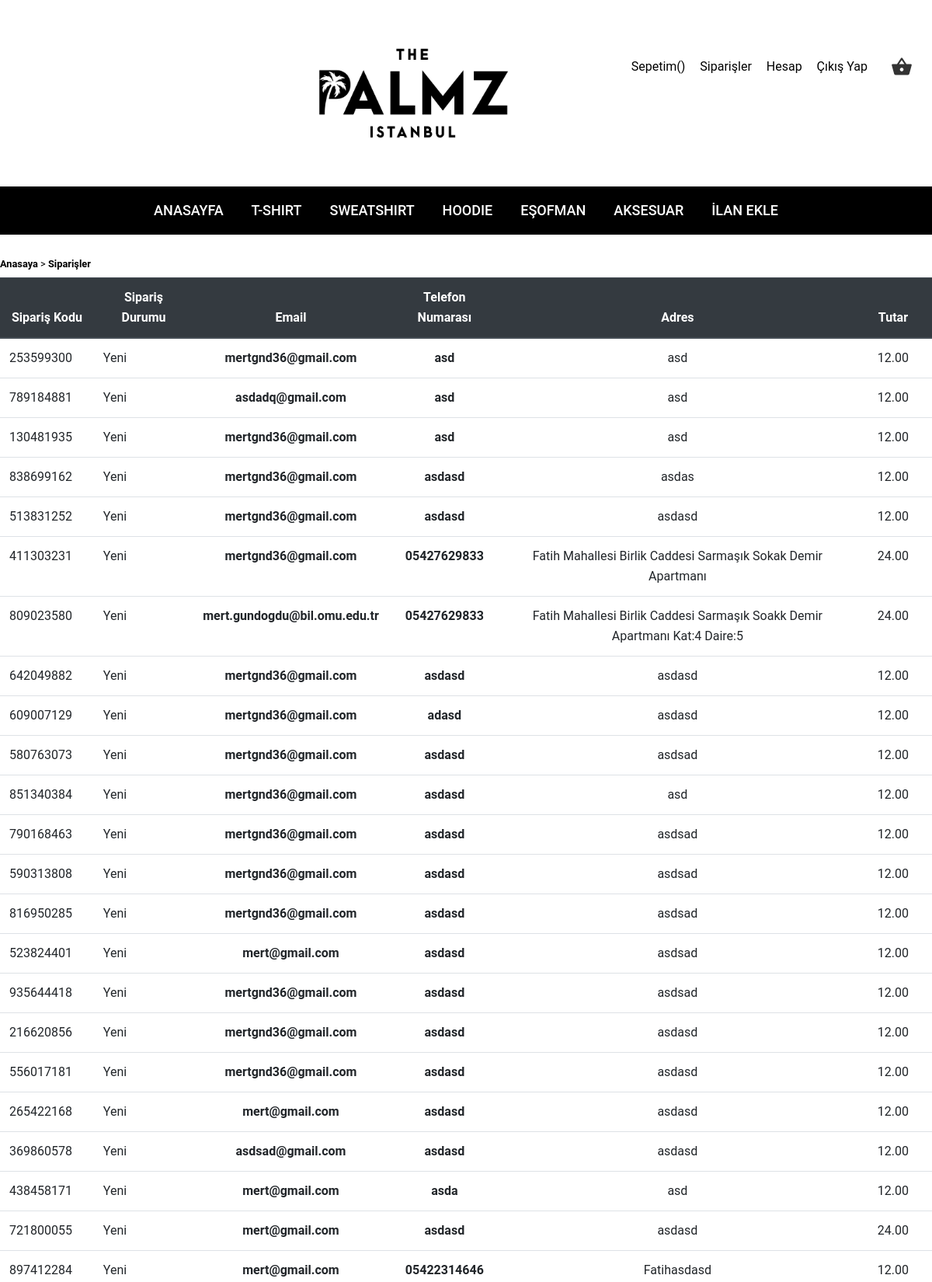
Page /order/siparis_kaydet/ (signed in, upper part) on the committed database.
### order/models.py (models this page shows, shortened)
class Order(models.Model):
	STATUS = (
		('Yeni' , 'Yeni'),
		('Kabul Edildi', 'Kabul Edildi'),
		('Hazırlanıyor', 'Hazırlanıyor'),
		('Sipariş Kargoya Verildi', 'Sipariş Kargoya Verildi'),
		('Sipariş Tamamlandı', 'Sipariş Tamamlandı'),
		('İptal Edildi', 'İptal Edildi'),
	)
	user = models.ForeignKey(User, on_delete=models.SET_NULL, null=True)
	code = models.CharField(max_length=9, editable=False, verbose_name='Sipariş Kodu')
	email = models.EmailField(null=False, blank=False, verbose_name='Email')
	first_name = models.CharField(max_length=15, verbose_name='Ad', null=True, blank=False)
	last_name = models.CharField(max_length=20,verbose_name='Soyad', null=True, blank=False)
	phone = models.CharField(blank=False , max_length=11, verbose_name='Telefon Numarası')
	address = models.CharField(blank=False, max_length=150, verbose_name='Adres')
	city = models.CharField(blank=False, max_length=28, verbose_name='Şehir')
	total = models.DecimalField(max_digits=12, decimal_places=2, verbose_name='Toplam Tutar')
	status = models.CharField(max_length=12,choices=STATUS,default='Yeni', verbose_name='Sipariş Durumu')
	sozlesme = models.BooleanField("Mesafeli Satış Sözleşmesi & Şartlar Ve Koşulları Okudum ve Onaylıyorum",default=True)
	ip = models.CharField(blank=True, max_length=28)
	adminnote = models.CharField(blank=True,max_length=100, verbose_name='Yönetici Notu')
	create_at = models.DateTimeField(auto_now_add=True)
	update_at = models.DateTimeField(auto_now=True)
	odeme = models.BooleanField(default=0)

### order/views.py (the view)
# urls.py: path('siparis_kaydet/', views.order_list, name='siparis_kaydet'),
@login_required
def order_list(request):
    current_user = request.user
    schopcart = ShopCart.objects.filter(user__id=current_user.id).order_by('-id')
    total = 0
    for rs in schopcart:
        total += rs.item.fiyat * rs.quantity
    order_list = Order.objects.all().order_by('-id')
    context={
        'order_list' : order_list,
        'schopcart' : schopcart,
        'total' : total
    }
    return render(request, 'order/all_orders.html',context)

### order/models.py (called while the page is built)
	@property
	def amount(self):
		return (self.quantity * self.item.fiyat)

	@property
	def fiyat(self):
		return (self.item.fiyat)

### tshirt/models.py (called while the page is built)
	def __str__(self):
		return self.title

### templates/order/all_orders.html (shortened to what this page needs)
{% extends 'base.html' %}
{% load static %}
{% load crispy_forms_tags %}
{% block body %}
<div class="section">
		<div class="row">
			<div class="col-12 col-md-12">
				<div class="order-summery clearfix">
                    <div class="director mt-4">
                    <small><a style="text-decoration: none; color:#000; font-weight: bold;" href="{% url 'home' %}">Anasaya</a> > <a style="font-weight:bold; text-decoration: none; color:#000;" href=""> Siparişler</a></small>
                    </div>
					<table class="shopping-cart-table table table-hover col-12 mt-1">
						<thead class="thead-dark">
							<tr>
								<a href="/order/detail/{{ order.id }}"><th class="text-center">Sipariş Kodu</th></a>
								<th class="text-center"> Sipariş Durumu </th>
								<th class="text-center"> Email  </th>
								<th class="text-center"> Telefon Numarası </th>
								<th class="text-center"> Adres </th>
								<th class="text-center"> Tutar </th>
							</tr>
						</thead>
						<tbody>
							{% if order_list.exists %}
							{% for item in order_list %}
								<tr>
									<td class="details">
										{{item.code}}
									</td>
									<td class="thumb">{{ item.status }}</td>
									<td class="qty text-center"><strong>{{item.email}}</strong></td>
									<td class="total text-center"><strong>{{item.phone}}</strong></td>
									<td class="text-center">{{item.address}}</td>
									<td class="text-center">{{item.total}}</td>
								</tr>
							{% endfor %}
                            {% endif %}
						</tbody>
					</table>
                    </div>
				</div>
			</div>
	    </div>
{% endblock %}

### templates/header.html (shortened to what this page needs)
{% load static %}
<header id="home" style="font: {% static 'ArcaMajora3-Bold 700.otf' %}" class="page-header text-center" data-type="anchor">
    <div class="rd-navbar-wrap">
        <nav data-layout="rd-navbar-fixed" data-sm-layout="rd-navbar-static" data-md-device-layout="rd-navbar-fixed" data-lg-layout="rd-navbar-static" data-lg-device-layout="rd-navbar-static" data-sm-stick-up-offset="50px" data-lg-stick-up-offset="150px" class="rd-navbar">
            <div class="rd-navbar-inner">
                <div class="rd-navbar-panel">
                    <div class="rd-navbar-cart-wrap">
                        <div class="rd-navbar-cart-floating">
                            <button class="rd-navbar-cart-toggle"
                                    data-rd-navbar-toggle=".rd-navbar-cart, .rd-navbar-cart-floating">
                                <span></span>
                            </button>
                        </div>
                    </div>
                    <ul class="rd-navbar-collapse text-center" style="align-items: center;">
                        <li>
                            <a href="/shopcart/">Sepetim({{request.session.cart_items}})</a>
                        </li>
                        {% if request.user.is_authenticated %}
                            {% for g in user.groups.all %}
                            {% if g.name == 'yönetim' %}
                            <li>
                                <a href="{% url 'siparisler' %}">Siparişler</a>
                            </li>
                            <li>
                                <a href="#hesap">Hesap</a>
                            </li>
                            {% endif %}
                            {% endfor %}
                            <li>
                                <a href="{% url 'accounts:logout' %}" onclick="return confirm('Çıkış Yapılacaktır. Emin Misiniz?')">Çıkış Yap</a>
                            </li>
                        {% endif %}
                    </ul>
                    <div class="rd-navbar-brand" style="margin-left: 32%;width: 120px; height: 140px;">
                        <a href="{% url 'home' %}"><img src="{% static 'images/anasayfalogo.png' %}" alt="" class="brand"></a>
                    </div>
                </div>
            </div>
            <div class="rd-navbar-outer" style="background: #000 !important;">
                <div class="rd-navbar-inner" >
                    <div class="rd-navbar-subpanel" style="margin: auto !important;">
                        <div class="rd-navbar-nav-wrap">
                            <ul class="rd-navbar-nav" style="color: #fff;">
                                <li class="active">
                                    <a href="{% url 'home' %}">Anasayfa</a>
                                </li>
                                <li>
                                    <a href="{% url 'item:tshirt' %}">T-Shirt</a>
                                </li>
                                <li>
                                    <a href="{% url 'item:sweatshirt' %}">Sweatshirt</a>
                                </li>
                                <li>
                                    <a href="{% url 'item:kapisonlu' %}">Hoodie</a>
                                </li>
                                <li>
                                    <a href="{% url 'item:esofman' %}">Eşofman</a>
                                </li>
                                <li>
                                    <a href="{% url 'item:aksesuar' %}">Aksesuar</a>
                                </li>
                                {% for g in user.groups.all %}
                                {% if g.name == 'yönetim' %}
                                <li>
                                    <a href="{% url 'item:create' %}">İlan Ekle</a>
                                </li>
                                {% endif %}
                                {% endfor %}
                            </ul>
                        </div>
                    </div>
                </div>
            </div>
        </nav>
    </div>
</header>

### static/css/style.css (style rules this page uses)
body, ul, li, canvas, button { margin: 0; padding: 0; border: 0; font: inherit; vertical-align: top; }
button, input, textarea, select { display: inline-block; -webkit-appearance: none; outline: none; color: inherit; overflow: visible; background-color: transparent; box-shadow: none; border-radius: 0; }
*, *:before, *:after { box-sizing: border-box; }
a, a[href^="tel:"], a[href^="callto:"] { font: inherit; color: inherit; text-decoration: none; }
body { font-family: "Roboto", sans-serif; font-weight: 400; font-size: 16px; line-height: 1.7; -webkit-text-size-adjust: none; color: #777777; background: #fff; }
@media (min-width: 992px) { body { font-size: 16px; line-height: 26px; } }
.brand { max-height: 70px; }

### rows in the picture
Order: code "253599300", status "Yeni", email "mertgnd36@gmail.com", phone "asd", address "asd", total "12.00"
Order: code "789184881", status "Yeni", email "asdadq@gmail.com", phone "asd", address "asd", total "12.00"
Order: code "130481935", status "Yeni", email "mertgnd36@gmail.com", phone "asd", address "asd", total "12.00"
Order: code "838699162", status "Yeni", email "mertgnd36@gmail.com", phone "asdasd", address "asdas", total "12.00"
Order: code "513831252", status "Yeni", email "mertgnd36@gmail.com", phone "asdasd", address "asdasd", total "12.00"
Order: code "411303231", status "Yeni", email "mertgnd36@gmail.com", phone "05427629833", address "Fatih Mahallesi Birlik Caddesi Sarmaşık Sokak Demir Apartmanı", total "24.00"
Order: code "809023580", status "Yeni", email "mert.gundogdu@bil.omu.edu.tr", phone "05427629833", address "Fatih Mahallesi Birlik Caddesi Sarmaşık Soakk Demir Apartmanı Kat:4 Daire:5", total "24.00"
Order: code "642049882", status "Yeni", email "mertgnd36@gmail.com", phone "asdasd", address "asdasd", total "12.00"
Order: code "609007129", status "Yeni", email "mertgnd36@gmail.com", phone "adasd", address "asdasd", total "12.00"
Order: code "580763073", status "Yeni", email "mertgnd36@gmail.com", phone "asdasd", address "asdsad", total "12.00"
Order: code "851340384", status "Yeni", email "mertgnd36@gmail.com", phone "asdasd", address "asd", total "12.00"
Order: code "790168463", status "Yeni", email "mertgnd36@gmail.com", phone "asdasd", address "asdsad", total "12.00"
Order: code "590313808", status "Yeni", email "mertgnd36@gmail.com", phone "asdasd", address "asdsad", total "12.00"
Order: code "816950285", status "Yeni", email "mertgnd36@gmail.com", phone "asdasd", address "asdsad", total "12.00"
Order: code "523824401", status "Yeni", email "mert@gmail.com", phone "asdasd", address "asdsad", total "12.00"
Order: code "935644418", status "Yeni", email "mertgnd36@gmail.com", phone "asdasd", address "asdsad", total "12.00"
Order: code "216620856", status "Yeni", email "mertgnd36@gmail.com", phone "asdasd", address "asdasd", total "12.00"
Order: code "556017181", status "Yeni", email "mertgnd36@gmail.com", phone "asdasd", address "asdasd", total "12.00"
Order: code "265422168", status "Yeni", email "mert@gmail.com", phone "asdasd", address "asdasd", total "12.00"
Order: code "369860578", status "Yeni", email "asdsad@gmail.com", phone "asdasd", address "asdasd", total "12.00"
Order: code "438458171", status "Yeni", email "mert@gmail.com", phone "asda", address "asd", total "12.00"
Order: code "721800055", status "Yeni", email "mert@gmail.com", phone "asdasd", address "asdasd", total "24.00"
Order: code "897412284", status "Yeni", email "mert@gmail.com", phone "05422314646", address "Fatihasdasd", total "12.00"
